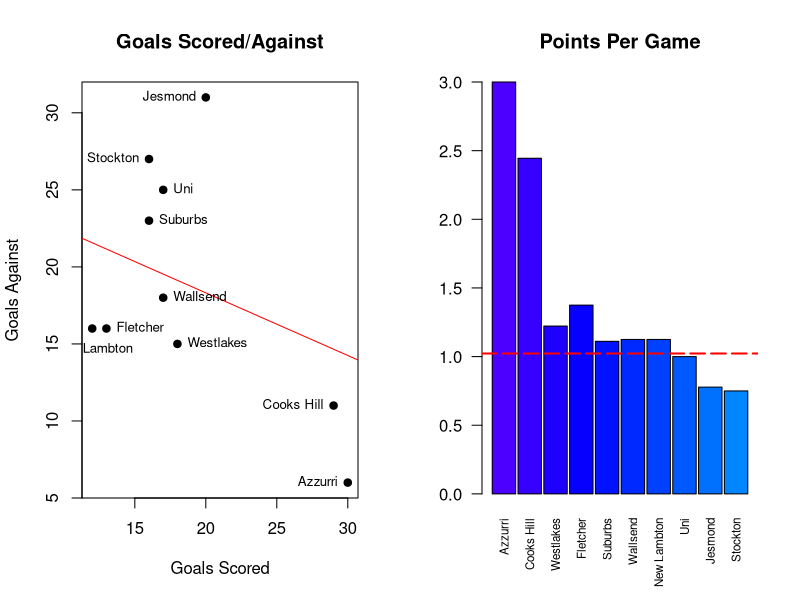

Here is the R script that generated this plot:
# SETUP/LOAD
data <- read.csv("round1.csv", header=TRUE)
par(mfrow=c(1,2)) # update as required

#############################################################################################
# DATA PROCESSING/CLEANING
#############################################################################################

# change column name
colnames(data)[colnames(data) == "for."] <- "scored"

# get short names for labelling
short_name <- data.frame(c(1:10),
                         c('Azzurri', 'Cooks Hill', 'Westlakes', 'Fletcher', 'Suburbs','Wallsend','New Lambton','Uni','Jesmond','Stockton'))
names(short_name) <-c("position","short_name")

data <- merge(data, short_name)

#############################################################################################
# GOALS F/A PLOT
#############################################################################################

# plotting goals scored/against
plot(data$scored, data$against, 
     main="Goals Scored/Against",
     xlab="Goals Scored",
     ylab="Goals Against",
     pch=19)

# regression line
abline(lm(data$scored~data$against), col="red")

# label certain teams separately to remove overlapping
label_teams_1 <- c('Azzurri','Cooks Hill','Stockton','Jesmond')
data_subset_1 <- subset(data, data$short_name %in% label_teams_1)
label_teams_2 <- c('Uni','Suburbs', 'Wallsend', 'Westlakes', 'Fletcher')
data_subset_2 <- subset(data, data$short_name %in% label_teams_2 )
label_teams_3 <- c('New Lambton')
data_subset_3 <- subset(data, data$short_name %in% label_teams_3)

# text labels
text(data_subset_1$scored, data_subset_1$against, labels=data_subset_1$short_name,pos=2,cex=0.8)
text(data_subset_2$scored, data_subset_2$against, labels=data_subset_2$short_name,pos=4,cex=0.8)
text(data_subset_3$scored, data_subset_3$against, labels=data_subset_3$short_name,adj=1,pos=1,offset=0.8,cex=0.8)#, adj = c(1,1))


#############################################################################################
# POINTS PER GAME
#############################################################################################

ppg_plot <- barplot((data$points/data$played),  # points / games played
                        main="Points Per Game",
                        xlab="",
                        las=2, 
                        ylab="",
                        col=topo.colors(40),
                        space=0.1,
                        names.arg= data$short_name,
                        cex.names = 0.7
                        )
                abline(h=mean(data$points/data$against),
                       col="red",
                       lty = 5,
                       lwd = 2)



